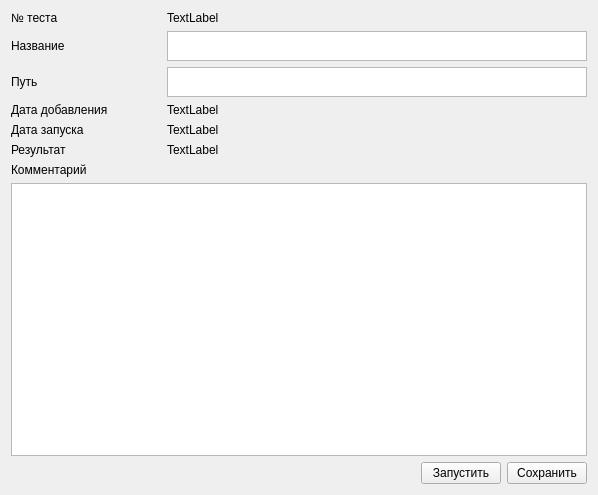
<?xml version="1.0" encoding="UTF-8"?>
<ui version="4.0">
 <class>autoTestingDetails</class>
 <widget class="QWidget" name="autoTestingDetails">
  <property name="geometry">
   <rect>
    <x>0</x>
    <y>0</y>
    <width>598</width>
    <height>495</height>
   </rect>
  </property>
  <property name="windowTitle">
   <string>Form</string>
  </property>
  <layout class="QVBoxLayout" name="verticalLayout">
   <item>
    <layout class="QHBoxLayout" name="horizontalLayout">
     <item>
      <widget class="QLabel" name="id_test_label">
       <property name="minimumSize">
        <size>
         <width>150</width>
         <height>0</height>
        </size>
       </property>
       <property name="maximumSize">
        <size>
         <width>150</width>
         <height>16777215</height>
        </size>
       </property>
       <property name="text">
        <string>№ теста</string>
       </property>
      </widget>
     </item>
     <item>
      <widget class="QLabel" name="id_test">
       <property name="text">
        <string>TextLabel</string>
       </property>
      </widget>
     </item>
    </layout>
   </item>
   <item>
    <layout class="QHBoxLayout" name="horizontalLayout_2">
     <item>
      <widget class="QLabel" name="name_label">
       <property name="minimumSize">
        <size>
         <width>150</width>
         <height>0</height>
        </size>
       </property>
       <property name="maximumSize">
        <size>
         <width>150</width>
         <height>30</height>
        </size>
       </property>
       <property name="text">
        <string>Название</string>
       </property>
      </widget>
     </item>
     <item>
      <widget class="QTextEdit" name="name">
       <property name="maximumSize">
        <size>
         <width>16777215</width>
         <height>30</height>
        </size>
       </property>
      </widget>
     </item>
    </layout>
   </item>
   <item>
    <layout class="QHBoxLayout" name="horizontalLayout_3">
     <item>
      <widget class="QLabel" name="path_label">
       <property name="minimumSize">
        <size>
         <width>150</width>
         <height>0</height>
        </size>
       </property>
       <property name="maximumSize">
        <size>
         <width>150</width>
         <height>30</height>
        </size>
       </property>
       <property name="text">
        <string>Путь</string>
       </property>
      </widget>
     </item>
     <item>
      <widget class="QTextEdit" name="path">
       <property name="maximumSize">
        <size>
         <width>16777215</width>
         <height>30</height>
        </size>
       </property>
      </widget>
     </item>
    </layout>
   </item>
   <item>
    <layout class="QHBoxLayout" name="horizontalLayout_4">
     <item>
      <widget class="QLabel" name="data_added_label">
       <property name="minimumSize">
        <size>
         <width>150</width>
         <height>0</height>
        </size>
       </property>
       <property name="maximumSize">
        <size>
         <width>150</width>
         <height>16777215</height>
        </size>
       </property>
       <property name="text">
        <string>Дата добавления</string>
       </property>
      </widget>
     </item>
     <item>
      <widget class="QLabel" name="data_adding">
       <property name="text">
        <string>TextLabel</string>
       </property>
      </widget>
     </item>
    </layout>
   </item>
   <item>
    <layout class="QHBoxLayout" name="horizontalLayout_5">
     <item>
      <widget class="QLabel" name="data_exec_label">
       <property name="minimumSize">
        <size>
         <width>150</width>
         <height>0</height>
        </size>
       </property>
       <property name="maximumSize">
        <size>
         <width>150</width>
         <height>16777215</height>
        </size>
       </property>
       <property name="text">
        <string>Дата запуска</string>
       </property>
      </widget>
     </item>
     <item>
      <widget class="QLabel" name="data_exec">
       <property name="text">
        <string>TextLabel</string>
       </property>
      </widget>
     </item>
    </layout>
   </item>
   <item>
    <layout class="QHBoxLayout" name="horizontalLayout_6">
     <item>
      <widget class="QLabel" name="result_label">
       <property name="minimumSize">
        <size>
         <width>150</width>
         <height>0</height>
        </size>
       </property>
       <property name="maximumSize">
        <size>
         <width>150</width>
         <height>16777215</height>
        </size>
       </property>
       <property name="text">
        <string>Результат</string>
       </property>
      </widget>
     </item>
     <item>
      <widget class="QLabel" name="result">
       <property name="text">
        <string>TextLabel</string>
       </property>
      </widget>
     </item>
    </layout>
   </item>
   <item>
    <widget class="QLabel" name="comment_label">
     <property name="minimumSize">
      <size>
       <width>150</width>
       <height>0</height>
      </size>
     </property>
     <property name="maximumSize">
      <size>
       <width>150</width>
       <height>16777215</height>
      </size>
     </property>
     <property name="text">
      <string>Комментарий</string>
     </property>
    </widget>
   </item>
   <item>
    <widget class="QTextEdit" name="comment"/>
   </item>
   <item>
    <layout class="QHBoxLayout" name="horizontalLayout_7">
     <item>
      <spacer name="horizontalSpacer">
       <property name="orientation">
        <enum>Qt::Horizontal</enum>
       </property>
       <property name="sizeHint" stdset="0">
        <size>
         <width>40</width>
         <height>20</height>
        </size>
       </property>
      </spacer>
     </item>
     <item>
      <widget class="QPushButton" name="pushButton">
       <property name="text">
        <string>Запустить</string>
       </property>
      </widget>
     </item>
     <item>
      <widget class="QPushButton" name="pushButton_2">
       <property name="text">
        <string>Сохранить</string>
       </property>
      </widget>
     </item>
    </layout>
   </item>
  </layout>
 </widget>
 <resources/>
 <connections/>
</ui>
